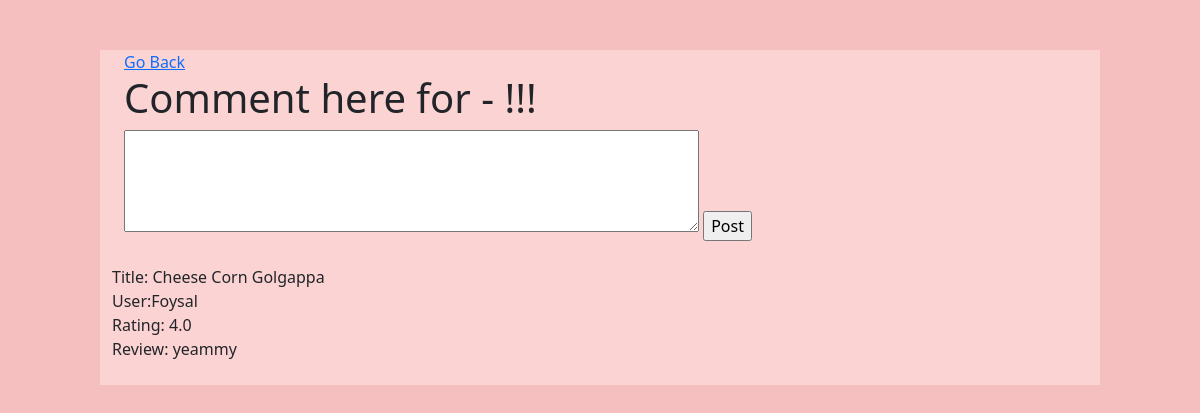
Page /recipe-comment/2/ on the committed database.
### DjangoRecipeApp/models.py (models this page shows, shortened)
class ReviewRating(models.Model):
    user = models.ForeignKey(User, on_delete=models.CASCADE,default=None)
    title = models.ForeignKey(RecipeDetails,on_delete=models.CASCADE)
    rating = models.FloatField()
    review = models.TextField(max_length=500, blank=True)
    created_review = models.DateTimeField(auto_now_add=True)
    updated_review = models.DateTimeField(auto_now=True)

class RecipeDetails(models.Model):
    user = models.ForeignKey(User, on_delete=models.CASCADE,default=None)
    title = models.CharField(max_length=200)
    category = models.ManyToManyField(Category_Tag)
    description = models.TextField(null=True, blank=True)
    ingredientList = models.TextField(default='Item1')
    introduction = models.TextField(default='Take a bowl.')
    image = models.ImageField(upload_to='images/',null=True,blank=True)
    video = models.FileField(upload_to='videos/', null=True, verbose_name="Video",blank=True)
    createdTime = models.DateTimeField(auto_now_add=True)
    tags = TaggableManager(blank=True)
    def __str__(self):
        return self.title
    class Meta:
        ordering = ['createdTime']

### DjangoRecipeApp/views.py (the view)
# urls.py: path('recipe-comment/<int:pk>/', Recipe_Comment.as_view(), name='recipes_comment'),
class Recipe_Comment(DetailView):
    model = RecipeDetails
    context_object_name = "Recipe"
    template_name = 'DjangoRecipeApp/recipe_comment.html'
    success_url = reverse_lazy('Recipe_List')

### DjangoRecipeApp/templates/DjangoRecipeApp/recipe_comment.html (shortened to what this page needs)
<!DOCTYPE html>
<html lang="en">
<head>
</head>
<body>
{% extends 'DjangoRecipeApp/main.html' %}
    {% block content %}
    <div class="container">
        <a href="{% url 'Recipe_List' %}">Go Back</a>
        <h1>Comment here for - {{Recipe}}!!!</h1>
        <form method="post" action="recipedetails_list.html">
            <textarea name="comment-area" value="" rows="4" cols="60"></textarea>
            <input type="submit" value="Post">
        </form>
    </div>
<br>
           Title: {{Comment.title}}<br>
            User:{{Comment.user}}<br>
            Rating: {{Comment.rating}}<br>
           Review: {{Comment.review}}<br>
<br>
    {% endblock content %}

### DjangoRecipeApp/static/myStyle.css (style rules this page uses)
body { background: #f5bfbf; padding: 50px; }
.container { max-width: 1000px; margin: auto; background-color: #fcd3d3; }

### rows in the picture
ReviewRating: title "Cheese Corn Golgappa", user "Foysal", rating "4.0", review "yeammy"
